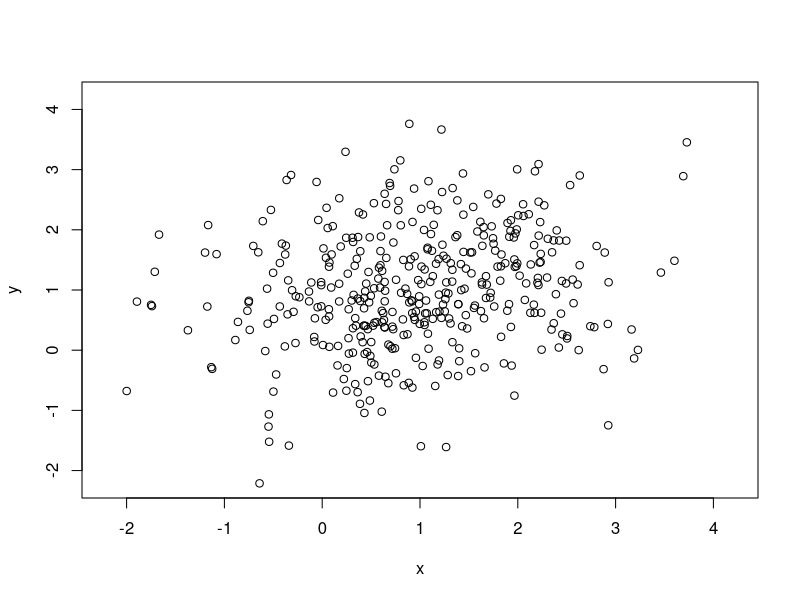
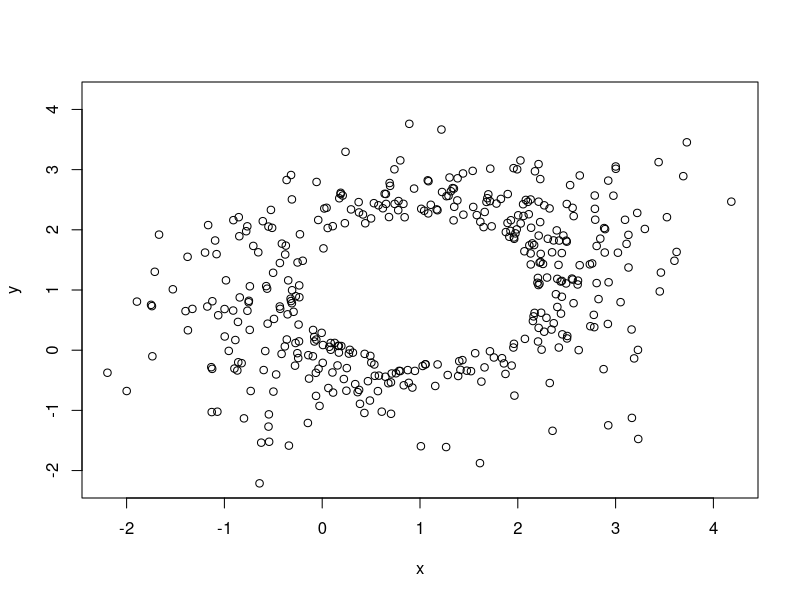

These figures' R source, in order: (Note: this script raises an error after producing the figures.)
library(MASS)

#平均、分散が等しいデータがパーシステントホモロジーで見分けられることを示す
mu0<-c(1, 1)

Sigma0<-rbind(c(1, 0.2), c(0.2, 1))

mv0<-mvrnorm(300, mu0, Sigma0)

##中心に穴
##400点生成して平均から近い順に200点減らす

mv1<-mvrnorm(400, mu0, Sigma0)

plot(mv1, xlab = "x", ylab = "y", xlim = c(-2.2, 4.2), ylim = c(-2.2, 4.2))

dist_mv1<-dist(rbind(mu0, mv1))

vanish_idx<-order(as.matrix(dist_mv1)[1,])[2:201]-1

vanished_mv1<-mv1[-vanish_idx, ]

mv2<-mvrnorm(400, mu0, Sigma0)

dist_mv2<-dist(rbind(mu0, mv2))

vanish_mv2_idx<-order(as.matrix(dist_mv2)[1,])[2:201]-1

vanished_mv2<-mv2[-vanish_mv2_idx, ]

plot(rbind(vanished_mv1, vanished_mv2), xlab = "x", ylab = "y", xlim = c(-2.2, 4.2), ylim = c(-2.2, 4.2))

x1<-rnorm(100)
y1<-rnorm(n = 100, mean = 0, sd = 1.5)

mv1_pd<-ripsDiag(mv1, maxdimension = 1, maxscale = 1.5)
vanished_pd<-ripsDiag(rbind(vanished_mv1, vanished_mv2), maxdimension = 1, maxscale = 1.5)
